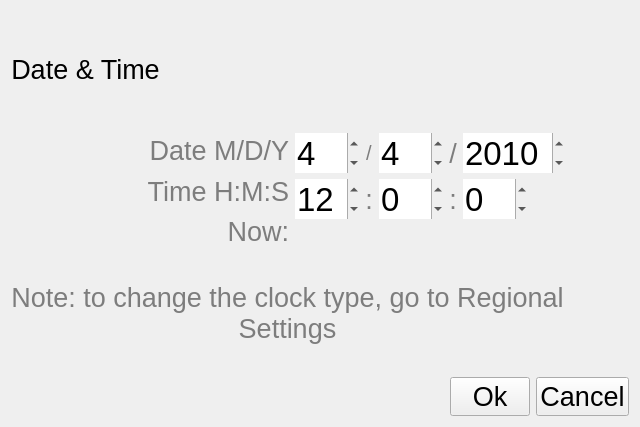
<?xml version="1.0" encoding="UTF-8"?>
<ui version="4.0">
 <class>DateTimeSettings</class>
 <widget class="QWidget" name="DateTimeSettings">
  <property name="geometry">
   <rect>
    <x>0</x>
    <y>0</y>
    <width>640</width>
    <height>427</height>
   </rect>
  </property>
  <layout class="QGridLayout" name="gridLayout_3">
   <item row="0" column="0" colspan="3">
    <layout class="QHBoxLayout" name="horizontalLayout_2">
     <item>
      <widget class="QLabel" name="titleLabel">
       <property name="sizePolicy">
        <sizepolicy hsizetype="Preferred" vsizetype="Preferred">
         <horstretch>0</horstretch>
         <verstretch>0</verstretch>
        </sizepolicy>
       </property>
       <property name="font">
        <font>
         <pointsize>20</pointsize>
        </font>
       </property>
       <property name="text">
        <string>Date &amp; Time</string>
       </property>
       <property name="alignment">
        <set>Qt::AlignCenter</set>
       </property>
      </widget>
     </item>
     <item>
      <spacer name="horizontalSpacer_2">
       <property name="orientation">
        <enum>Qt::Horizontal</enum>
       </property>
       <property name="sizeHint" stdset="0">
        <size>
         <width>40</width>
         <height>20</height>
        </size>
       </property>
      </spacer>
     </item>
    </layout>
   </item>
   <item row="1" column="2">
    <spacer name="horizontalSpacer_3">
     <property name="orientation">
      <enum>Qt::Horizontal</enum>
     </property>
     <property name="sizeHint" stdset="0">
      <size>
       <width>5</width>
       <height>84</height>
      </size>
     </property>
    </spacer>
   </item>
   <item row="1" column="0">
    <spacer name="horizontalSpacer_4">
     <property name="orientation">
      <enum>Qt::Horizontal</enum>
     </property>
     <property name="sizeHint" stdset="0">
      <size>
       <width>0</width>
       <height>84</height>
      </size>
     </property>
    </spacer>
   </item>
   <item row="1" column="1">
    <layout class="QGridLayout" name="gridLayout_2">
     <item row="0" column="0" rowspan="2">
      <layout class="QVBoxLayout" name="verticalLayout_2">
       <item>
        <widget class="QLabel" name="label_3">
         <property name="palette">
          <palette>
           <active>
            <colorrole role="WindowText">
             <brush brushstyle="SolidPattern">
              <color alpha="255">
               <red>125</red>
               <green>125</green>
               <blue>125</blue>
              </color>
             </brush>
            </colorrole>
           </active>
           <inactive>
            <colorrole role="WindowText">
             <brush brushstyle="SolidPattern">
              <color alpha="255">
               <red>125</red>
               <green>125</green>
               <blue>125</blue>
              </color>
             </brush>
            </colorrole>
           </inactive>
           <disabled>
            <colorrole role="WindowText">
             <brush brushstyle="SolidPattern">
              <color alpha="255">
               <red>118</red>
               <green>116</green>
               <blue>113</blue>
              </color>
             </brush>
            </colorrole>
           </disabled>
          </palette>
         </property>
         <property name="font">
          <font>
           <pointsize>20</pointsize>
          </font>
         </property>
         <property name="text">
          <string>Date M/D/Y</string>
         </property>
         <property name="alignment">
          <set>Qt::AlignRight|Qt::AlignTrailing|Qt::AlignVCenter</set>
         </property>
        </widget>
       </item>
       <item>
        <widget class="QLabel" name="label_4">
         <property name="palette">
          <palette>
           <active>
            <colorrole role="WindowText">
             <brush brushstyle="SolidPattern">
              <color alpha="255">
               <red>125</red>
               <green>125</green>
               <blue>125</blue>
              </color>
             </brush>
            </colorrole>
           </active>
           <inactive>
            <colorrole role="WindowText">
             <brush brushstyle="SolidPattern">
              <color alpha="255">
               <red>125</red>
               <green>125</green>
               <blue>125</blue>
              </color>
             </brush>
            </colorrole>
           </inactive>
           <disabled>
            <colorrole role="WindowText">
             <brush brushstyle="SolidPattern">
              <color alpha="255">
               <red>118</red>
               <green>116</green>
               <blue>113</blue>
              </color>
             </brush>
            </colorrole>
           </disabled>
          </palette>
         </property>
         <property name="font">
          <font>
           <pointsize>20</pointsize>
          </font>
         </property>
         <property name="text">
          <string>Time H:M:S</string>
         </property>
         <property name="alignment">
          <set>Qt::AlignRight|Qt::AlignTrailing|Qt::AlignVCenter</set>
         </property>
        </widget>
       </item>
       <item>
        <widget class="QLabel" name="label_9">
         <property name="palette">
          <palette>
           <active>
            <colorrole role="WindowText">
             <brush brushstyle="SolidPattern">
              <color alpha="255">
               <red>125</red>
               <green>125</green>
               <blue>125</blue>
              </color>
             </brush>
            </colorrole>
           </active>
           <inactive>
            <colorrole role="WindowText">
             <brush brushstyle="SolidPattern">
              <color alpha="255">
               <red>125</red>
               <green>125</green>
               <blue>125</blue>
              </color>
             </brush>
            </colorrole>
           </inactive>
           <disabled>
            <colorrole role="WindowText">
             <brush brushstyle="SolidPattern">
              <color alpha="255">
               <red>118</red>
               <green>116</green>
               <blue>113</blue>
              </color>
             </brush>
            </colorrole>
           </disabled>
          </palette>
         </property>
         <property name="font">
          <font>
           <pointsize>20</pointsize>
          </font>
         </property>
         <property name="text">
          <string>Now:</string>
         </property>
         <property name="alignment">
          <set>Qt::AlignRight|Qt::AlignTrailing|Qt::AlignVCenter</set>
         </property>
        </widget>
       </item>
      </layout>
     </item>
     <item row="0" column="1">
      <layout class="QGridLayout" name="gridLayout">
       <item row="0" column="0">
        <widget class="HacSpinBox" name="monthSpinBox">
         <property name="font">
          <font>
           <pointsize>25</pointsize>
          </font>
         </property>
         <property name="wrapping">
          <bool>true</bool>
         </property>
         <property name="frame">
          <bool>false</bool>
         </property>
         <property name="minimum">
          <number>1</number>
         </property>
         <property name="maximum">
          <number>12</number>
         </property>
         <property name="value">
          <number>4</number>
         </property>
        </widget>
       </item>
       <item row="0" column="1">
        <widget class="QLabel" name="label_7">
         <property name="palette">
          <palette>
           <active>
            <colorrole role="WindowText">
             <brush brushstyle="SolidPattern">
              <color alpha="255">
               <red>125</red>
               <green>125</green>
               <blue>125</blue>
              </color>
             </brush>
            </colorrole>
           </active>
           <inactive>
            <colorrole role="WindowText">
             <brush brushstyle="SolidPattern">
              <color alpha="255">
               <red>125</red>
               <green>125</green>
               <blue>125</blue>
              </color>
             </brush>
            </colorrole>
           </inactive>
           <disabled>
            <colorrole role="WindowText">
             <brush brushstyle="SolidPattern">
              <color alpha="255">
               <red>118</red>
               <green>116</green>
               <blue>113</blue>
              </color>
             </brush>
            </colorrole>
           </disabled>
          </palette>
         </property>
         <property name="font">
          <font>
           <pointsize>15</pointsize>
          </font>
         </property>
         <property name="text">
          <string>/</string>
         </property>
         <property name="alignment">
          <set>Qt::AlignCenter</set>
         </property>
        </widget>
       </item>
       <item row="0" column="2">
        <widget class="HacSpinBox" name="daySpinBox">
         <property name="font">
          <font>
           <pointsize>25</pointsize>
          </font>
         </property>
         <property name="wrapping">
          <bool>true</bool>
         </property>
         <property name="frame">
          <bool>false</bool>
         </property>
         <property name="minimum">
          <number>1</number>
         </property>
         <property name="maximum">
          <number>31</number>
         </property>
         <property name="value">
          <number>4</number>
         </property>
        </widget>
       </item>
       <item row="0" column="3">
        <widget class="QLabel" name="label_8">
         <property name="palette">
          <palette>
           <active>
            <colorrole role="WindowText">
             <brush brushstyle="SolidPattern">
              <color alpha="255">
               <red>125</red>
               <green>125</green>
               <blue>125</blue>
              </color>
             </brush>
            </colorrole>
           </active>
           <inactive>
            <colorrole role="WindowText">
             <brush brushstyle="SolidPattern">
              <color alpha="255">
               <red>125</red>
               <green>125</green>
               <blue>125</blue>
              </color>
             </brush>
            </colorrole>
           </inactive>
           <disabled>
            <colorrole role="WindowText">
             <brush brushstyle="SolidPattern">
              <color alpha="255">
               <red>118</red>
               <green>116</green>
               <blue>113</blue>
              </color>
             </brush>
            </colorrole>
           </disabled>
          </palette>
         </property>
         <property name="font">
          <font>
           <pointsize>20</pointsize>
          </font>
         </property>
         <property name="text">
          <string>/</string>
         </property>
         <property name="alignment">
          <set>Qt::AlignCenter</set>
         </property>
        </widget>
       </item>
       <item row="0" column="4" colspan="2">
        <widget class="HacSpinBox" name="yearSpinBox">
         <property name="font">
          <font>
           <pointsize>25</pointsize>
          </font>
         </property>
         <property name="wrapping">
          <bool>true</bool>
         </property>
         <property name="frame">
          <bool>false</bool>
         </property>
         <property name="minimum">
          <number>1949</number>
         </property>
         <property name="maximum">
          <number>2049</number>
         </property>
         <property name="value">
          <number>2010</number>
         </property>
        </widget>
       </item>
       <item row="1" column="0">
        <widget class="HacSpinBox" name="hourSpinBox">
         <property name="font">
          <font>
           <pointsize>25</pointsize>
          </font>
         </property>
         <property name="wrapping">
          <bool>true</bool>
         </property>
         <property name="frame">
          <bool>false</bool>
         </property>
         <property name="maximum">
          <number>23</number>
         </property>
         <property name="value">
          <number>12</number>
         </property>
        </widget>
       </item>
       <item row="1" column="1">
        <widget class="QLabel" name="label_11">
         <property name="palette">
          <palette>
           <active>
            <colorrole role="WindowText">
             <brush brushstyle="SolidPattern">
              <color alpha="255">
               <red>125</red>
               <green>125</green>
               <blue>125</blue>
              </color>
             </brush>
            </colorrole>
           </active>
           <inactive>
            <colorrole role="WindowText">
             <brush brushstyle="SolidPattern">
              <color alpha="255">
               <red>125</red>
               <green>125</green>
               <blue>125</blue>
              </color>
             </brush>
            </colorrole>
           </inactive>
           <disabled>
            <colorrole role="WindowText">
             <brush brushstyle="SolidPattern">
              <color alpha="255">
               <red>118</red>
               <green>116</green>
               <blue>113</blue>
              </color>
             </brush>
            </colorrole>
           </disabled>
          </palette>
         </property>
         <property name="font">
          <font>
           <pointsize>20</pointsize>
          </font>
         </property>
         <property name="text">
          <string>:</string>
         </property>
         <property name="alignment">
          <set>Qt::AlignCenter</set>
         </property>
        </widget>
       </item>
       <item row="1" column="2">
        <widget class="HacSpinBox" name="minuteSpinBox">
         <property name="font">
          <font>
           <pointsize>25</pointsize>
          </font>
         </property>
         <property name="wrapping">
          <bool>true</bool>
         </property>
         <property name="frame">
          <bool>false</bool>
         </property>
         <property name="maximum">
          <number>59</number>
         </property>
        </widget>
       </item>
       <item row="1" column="3">
        <widget class="QLabel" name="label_6">
         <property name="palette">
          <palette>
           <active>
            <colorrole role="WindowText">
             <brush brushstyle="SolidPattern">
              <color alpha="255">
               <red>125</red>
               <green>125</green>
               <blue>125</blue>
              </color>
             </brush>
            </colorrole>
           </active>
           <inactive>
            <colorrole role="WindowText">
             <brush brushstyle="SolidPattern">
              <color alpha="255">
               <red>125</red>
               <green>125</green>
               <blue>125</blue>
              </color>
             </brush>
            </colorrole>
           </inactive>
           <disabled>
            <colorrole role="WindowText">
             <brush brushstyle="SolidPattern">
              <color alpha="255">
               <red>118</red>
               <green>116</green>
               <blue>113</blue>
              </color>
             </brush>
            </colorrole>
           </disabled>
          </palette>
         </property>
         <property name="font">
          <font>
           <pointsize>20</pointsize>
          </font>
         </property>
         <property name="text">
          <string>:</string>
         </property>
         <property name="alignment">
          <set>Qt::AlignCenter</set>
         </property>
        </widget>
       </item>
       <item row="1" column="4">
        <widget class="HacSpinBox" name="secondSpinBox">
         <property name="font">
          <font>
           <pointsize>25</pointsize>
          </font>
         </property>
         <property name="wrapping">
          <bool>true</bool>
         </property>
         <property name="frame">
          <bool>false</bool>
         </property>
         <property name="maximum">
          <number>59</number>
         </property>
        </widget>
       </item>
      </layout>
     </item>
    </layout>
   </item>
   <item row="2" column="0" colspan="2">
    <widget class="QLabel" name="label_10">
     <property name="palette">
      <palette>
       <active>
        <colorrole role="WindowText">
         <brush brushstyle="SolidPattern">
          <color alpha="255">
           <red>125</red>
           <green>125</green>
           <blue>125</blue>
          </color>
         </brush>
        </colorrole>
       </active>
       <inactive>
        <colorrole role="WindowText">
         <brush brushstyle="SolidPattern">
          <color alpha="255">
           <red>125</red>
           <green>125</green>
           <blue>125</blue>
          </color>
         </brush>
        </colorrole>
       </inactive>
       <disabled>
        <colorrole role="WindowText">
         <brush brushstyle="SolidPattern">
          <color alpha="255">
           <red>118</red>
           <green>116</green>
           <blue>113</blue>
          </color>
         </brush>
        </colorrole>
       </disabled>
      </palette>
     </property>
     <property name="font">
      <font>
       <pointsize>20</pointsize>
      </font>
     </property>
     <property name="text">
      <string>Note: to change the clock type, go to Regional Settings</string>
     </property>
     <property name="alignment">
      <set>Qt::AlignCenter</set>
     </property>
     <property name="wordWrap">
      <bool>true</bool>
     </property>
    </widget>
   </item>
   <item row="3" column="0" colspan="3">
    <layout class="QHBoxLayout" name="horizontalLayout_3">
     <item>
      <spacer name="horizontalSpacer">
       <property name="orientation">
        <enum>Qt::Horizontal</enum>
       </property>
       <property name="sizeHint" stdset="0">
        <size>
         <width>87</width>
         <height>20</height>
        </size>
       </property>
      </spacer>
     </item>
     <item>
      <widget class="HacPushButton" name="okButton">
       <property name="font">
        <font>
         <pointsize>20</pointsize>
        </font>
       </property>
       <property name="text">
        <string>Ok</string>
       </property>
      </widget>
     </item>
     <item>
      <widget class="HacPushButton" name="cancelButton">
       <property name="font">
        <font>
         <pointsize>20</pointsize>
        </font>
       </property>
       <property name="text">
        <string>Cancel</string>
       </property>
      </widget>
     </item>
    </layout>
   </item>
  </layout>
 </widget>
 <customwidgets>
  <customwidget>
   <class>HacPushButton</class>
   <extends>QPushButton</extends>
   <header location="global">hacpushbutton.h</header>
  </customwidget>
  <customwidget>
   <class>HacSpinBox</class>
   <extends>QSpinBox</extends>
   <header>hacspinbox.h</header>
  </customwidget>
 </customwidgets>
 <resources>
  <include location="../res/hac01.qrc"/>
 </resources>
 <connections/>
</ui>
